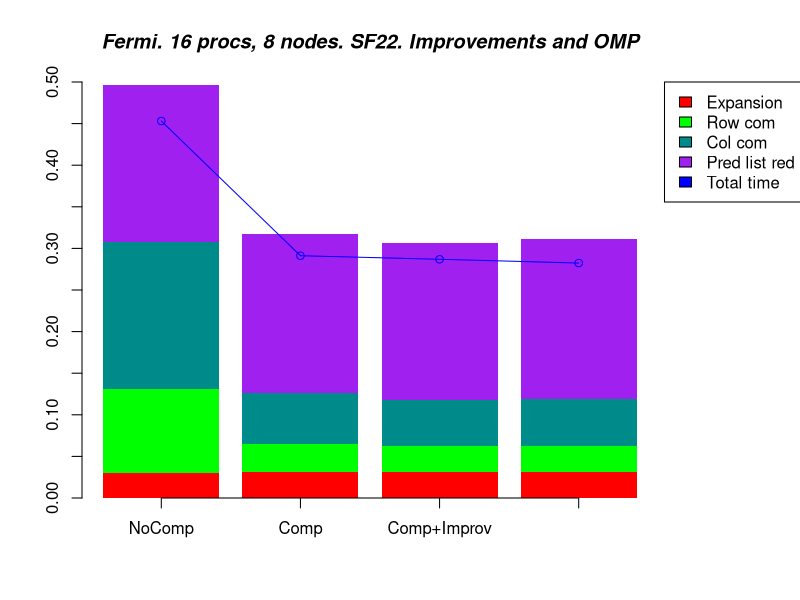

This chart was generated by the following R code:
# Variable definition for file slurm-2792.out


id__2792__SCALE=22
id__2792__edgefactor=16
id__2792__NBFS=64
id__2792__graph_generation=6.316e+00
id__2792__num_mpi_processes=16
id__2792__gpus_per_process=1
id__2792__total_gpus=16
id__2792__construction_time=6.794e+00
id__2792__min_time=4.182e-01
id__2792__firstquartile_time=4.396e-01
id__2792__median_time=4.510e-01
id__2792__thirdquartile_time=4.627e-01
id__2792__max_time=5.579e-01
id__2792__mean_time=4.531e-01
id__2792__stddev_time=2.197e-02
id__2792__min_nedge=6.711e+07
id__2792__firstquartile_nedge=6.711e+07
id__2792__median_nedge=6.711e+07
id__2792__thirdquartile_nedge=6.711e+07
id__2792__max_nedge=6.711e+07
id__2792__mean_nedge=6.711e+07
id__2792__min_TEPS=1.203e+08
id__2792__firstquartile_TEPS=1.450e+08
id__2792__median_TEPS=1.488e+08
id__2792__thirdquartile_TEPS=1.527e+08
id__2792__max_TEPS=1.605e+08
id__2792__harmonic_mean_TEPS=1.481e+08
id__2792__harmonic_stddev_TEPS=9.047e+05
id__2792__min_validation_time=1.2792e+00
id__2792__firstquartile_validation_time=1.745e+00
id__2792__median_validation_time=1.757e+00
id__2792__thirdquartile_validation_time=1.780e+00
id__2792__max_validation_time=2.041e+00
id__2792__mean_validation_time=1.776e+00
id__2792__stddev_validation_time=7.956e-02
id__2792__min_local_bfs_time=2.545e-02
id__2792__firstquartile_local_bfs_time=2.828e-02
id__2792__median_local_bfs_time=3.024e-02
id__2792__thirdquartile_local_bfs_time=3.106e-02
id__2792__max_local_bfs_time=3.276e-02
id__2792__mean_local_bfs_time=2.977e-02
id__2792__stddev_local_bfs_time=1.958e-03
id__2792__min_bfs_local_share=5.356e-02
id__2792__firstquartile_bfs_local_share=6.387e-02
id__2792__median_bfs_local_share=6.687e-02
id__2792__thirdquartile_bfs_local_share=6.948e-02
id__2792__max_bfs_local_share=7.578e-02
id__2792__harmonic_mean_bfs_local_share=6.536e-02
id__2792__harmonic_stddev_bfs_local_share=7.647e-04
id__2792__min_local_queue_time=2.903e-02
id__2792__firstquartile_local_queue_time=3.176e-02
id__2792__median_local_queue_time=3.242e-02
id__2792__thirdquartile_local_queue_time=3.299e-02
id__2792__max_local_queue_time=3.914e-02
id__2792__mean_local_queue_time=3.251e-02
id__2792__stddev_local_queue_time=1.400e-03
id__2792__min_queue_local_share=5.742e-02
id__2792__firstquartile_queue_local_share=6.952e-02
id__2792__median_queue_local_share=7.249e-02
id__2792__thirdquartile_queue_local_share=7.392e-02
id__2792__max_queue_local_share=8.400e-02
id__2792__harmonic_mean_queue_local_share=7.162e-02
id__2792__harmonic_stddev_queue_local_share=5.779e-04
id__2792__min_rest_time=3.543e-01
id__2792__firstquartile_rest_time=3.778e-01
id__2792__median_rest_time=3.901e-01
id__2792__thirdquartile_rest_time=3.988e-01
id__2792__max_rest_time=4.960e-01
id__2792__mean_rest_time=3.908e-01
id__2792__stddev_rest_time=2.253e-02
id__2792__min_rest_share=8.470e-01
id__2792__firstquartile_rest_share=8.557e-01
id__2792__median_rest_share=8.604e-01
id__2792__thirdquartile_rest_share=8.669e-01
id__2792__max_rest_share=8.890e-01
id__2792__harmonic_mean_rest_share=8.621e-01
id__2792__harmonic_stddev_rest_share=1.159e-03
id__2792__min_row_com_time=8.416e-02
id__2792__firstquartile_row_com_time=9.460e-02
id__2792__median_row_com_time=9.985e-02
id__2792__thirdquartile_row_com_time=1.046e-01
id__2792__max_row_com_time=1.427e-01
id__2792__mean_row_com_time=1.011e-01
id__2792__stddev_row_com_time=1.068e-02
id__2792__min_row_com_share=1.869e-01
id__2792__firstquartile_row_com_share=2.106e-01
id__2792__median_row_com_share=2.209e-01
id__2792__thirdquartile_row_com_share=2.376e-01
id__2792__max_row_com_share=2.928e-01
id__2792__harmonic_mean_row_com_share=2.216e-01
id__2792__harmonic_stddev_row_com_share=2.240e-03
id__2792__min_column_com_time=1.582e-01
id__2792__firstquartile_column_com_time=1.704e-01
id__2792__median_column_com_time=1.747e-01
id__2792__thirdquartile_column_com_time=1.833e-01
id__2792__max_column_com_time=2.104e-01
id__2792__mean_column_com_time=1.772e-01
id__2792__stddev_column_com_time=1.104e-02
id__2792__min_column_com_share=3.417e-01
id__2792__firstquartile_column_com_share=3.732e-01
id__2792__median_column_com_share=3.908e-01
id__2792__thirdquartile_column_com_share=4.086e-01
id__2792__max_column_com_share=4.505e-01
id__2792__harmonic_mean_column_com_share=3.902e-01
id__2792__harmonic_stddev_column_com_share=2.744e-03
id__2792__min_predecessor_list_reduction_time=1.537e-01
id__2792__firstquartile_predecessor_list_reduction_time=1.819e-01
id__2792__median_predecessor_list_reduction_time=1.883e-01
id__2792__thirdquartile_predecessor_list_reduction_time=1.910e-01
id__2792__max_predecessor_list_reduction_time=2.453e-01
id__2792__mean_predecessor_list_reduction_time=1.879e-01
id__2792__stddev_predecessor_list_reduction_time=1.341e-02
id__2792__min_predecessor_list_reduction_share=3.663e-01
id__2792__firstquartile_predecessor_list_reduction_share=4.036e-01
id__2792__median_predecessor_list_reduction_share=4.131e-01
id__2792__thirdquartile_predecessor_list_reduction_share=4.254e-01
id__2792__max_predecessor_list_reduction_share=4.626e-01
id__2792__harmonic_mean_predecessor_list_reduction_share=4.137e-01
id__2792__harmonic_stddev_predecessor_list_reduction_share=2.468e-03

# Variable definition for file slurm-2791.out


id__2791__SCALE=22
id__2791__edgefactor=16
id__2791__NBFS=64
id__2791__graph_generation=6.334e+00
id__2791__num_mpi_processes=16
id__2791__gpus_per_process=1
id__2791__total_gpus=16
id__2791__construction_time=6.771e+00
id__2791__min_time=2.504e-01
id__2791__firstquartile_time=2.794e-01
id__2791__median_time=2.885e-01
id__2791__thirdquartile_time=3.048e-01
id__2791__max_time=3.207e-01
id__2791__mean_time=2.912e-01
id__2791__stddev_time=1.587e-02
id__2791__min_nedge=6.711e+07
id__2791__firstquartile_nedge=6.711e+07
id__2791__median_nedge=6.711e+07
id__2791__thirdquartile_nedge=6.711e+07
id__2791__max_nedge=6.711e+07
id__2791__mean_nedge=6.711e+07
id__2791__min_TEPS=2.093e+08
id__2791__firstquartile_TEPS=2.202e+08
id__2791__median_TEPS=2.326e+08
id__2791__thirdquartile_TEPS=2.402e+08
id__2791__max_TEPS=2.680e+08
id__2791__harmonic_mean_TEPS=2.304e+08
id__2791__harmonic_stddev_TEPS=1.582e+06
id__2791__min_validation_time=1.543e+00
id__2791__firstquartile_validation_time=1.740e+00
id__2791__median_validation_time=1.753e+00
id__2791__thirdquartile_validation_time=1.767e+00
id__2791__max_validation_time=2.161e+00
id__2791__mean_validation_time=1.759e+00
id__2791__stddev_validation_time=7.893e-02
id__2791__min_local_bfs_time=2.811e-02
id__2791__firstquartile_local_bfs_time=3.010e-02
id__2791__median_local_bfs_time=3.056e-02
id__2791__thirdquartile_local_bfs_time=3.134e-02
id__2791__max_local_bfs_time=3.297e-02
id__2791__mean_local_bfs_time=3.068e-02
id__2791__stddev_local_bfs_time=8.468e-04
id__2791__min_bfs_local_share=9.409e-02
id__2791__firstquartile_bfs_local_share=1.024e-01
id__2791__median_bfs_local_share=1.047e-01
id__2791__thirdquartile_bfs_local_share=1.095e-01
id__2791__max_bfs_local_share=1.195e-01
id__2791__harmonic_mean_bfs_local_share=1.053e-01
id__2791__harmonic_stddev_bfs_local_share=7.050e-04
id__2791__min_local_queue_time=3.243e-02
id__2791__firstquartile_local_queue_time=3.530e-02
id__2791__median_local_queue_time=3.662e-02
id__2791__thirdquartile_local_queue_time=3.729e-02
id__2791__max_local_queue_time=3.917e-02
id__2791__mean_local_queue_time=3.625e-02
id__2791__stddev_local_queue_time=1.543e-03
id__2791__min_queue_local_share=1.073e-01
id__2791__firstquartile_queue_local_share=1.197e-01
id__2791__median_queue_local_share=1.244e-01
id__2791__thirdquartile_queue_local_share=1.299e-01
id__2791__max_queue_local_share=1.396e-01
id__2791__harmonic_mean_queue_local_share=1.244e-01
id__2791__harmonic_stddev_queue_local_share=8.726e-04
id__2791__min_rest_time=1.881e-01
id__2791__firstquartile_rest_time=2.128e-01
id__2791__median_rest_time=2.224e-01
id__2791__thirdquartile_rest_time=2.361e-01
id__2791__max_rest_time=2.520e-01
id__2791__mean_rest_time=2.243e-01
id__2791__stddev_rest_time=1.516e-02
id__2791__min_rest_share=7.440e-01
id__2791__firstquartile_rest_share=7.612e-01
id__2791__median_rest_share=7.706e-01
id__2791__thirdquartile_rest_share=7.793e-01
id__2791__max_rest_share=7.972e-01
id__2791__harmonic_mean_rest_share=7.695e-01
id__2791__harmonic_stddev_rest_share=1.487e-03
id__2791__min_row_com_time=2.680e-02
id__2791__firstquartile_row_com_time=3.130e-02
id__2791__median_row_com_time=3.344e-02
id__2791__thirdquartile_row_com_time=3.593e-02
id__2791__max_row_com_time=5.219e-02
id__2791__mean_row_com_time=3.397e-02
id__2791__stddev_row_com_time=4.176e-03
id__2791__min_row_com_share=9.288e-02
id__2791__firstquartile_row_com_share=1.096e-01
id__2791__median_row_com_share=1.143e-01
id__2791__thirdquartile_row_com_share=1.222e-01
id__2791__max_row_com_share=1.652e-01
id__2791__harmonic_mean_row_com_share=1.154e-01
id__2791__harmonic_stddev_row_com_share=1.3629e-03
id__2791__min_column_com_time=5.693e-02
id__2791__firstquartile_column_com_time=5.958e-02
id__2791__median_column_com_time=6.161e-02
id__2791__thirdquartile_column_com_time=6.281e-02
id__2791__max_column_com_time=8.156e-02
id__2791__mean_column_com_time=6.196e-02
id__2791__stddev_column_com_time=3.836e-03
id__2791__min_column_com_share=1.917e-01
id__2791__firstquartile_column_com_share=2.014e-01
id__2791__median_column_com_share=2.093e-01
id__2791__thirdquartile_column_com_share=2.213e-01
id__2791__max_column_com_share=2.581e-01
id__2791__harmonic_mean_column_com_share=2.122e-01
id__2791__harmonic_stddev_column_com_share=1.885e-03
id__2791__min_predecessor_list_reduction_time=1.652e-01
id__2791__firstquartile_predecessor_list_reduction_time=1.813e-01
id__2791__median_predecessor_list_reduction_time=1.901e-01
id__2791__thirdquartile_predecessor_list_reduction_time=1.939e-01
id__2791__max_predecessor_list_reduction_time=2.394e-01
id__2791__mean_predecessor_list_reduction_time=1.910e-01
id__2791__stddev_predecessor_list_reduction_time=1.297e-02
id__2791__min_predecessor_list_reduction_share=5.662e-01
id__2791__firstquartile_predecessor_list_reduction_share=6.227e-01
id__2791__median_predecessor_list_reduction_share=6.338e-01
id__2791__thirdquartile_predecessor_list_reduction_share=6.831e-01
id__2791__max_predecessor_list_reduction_share=8.496e-01
id__2791__harmonic_mean_predecessor_list_reduction_share=6.535e-01
id__2791__harmonic_stddev_predecessor_list_reduction_share=6.268e-03





id__3628__SCALE=22
id__3628__edgefactor=16
id__3628__NBFS=64
id__3628__graph_generation=2.055e+00
id__3628__num_mpi_processes=16
id__3628__gpus_per_process=1
id__3628__total_gpus=16
id__3628__construction_time=6.792e+00
id__3628__min_time=2.535e-01
id__3628__firstquartile_time=2.786e-01
id__3628__median_time=2.895e-01
id__3628__thirdquartile_time=2.960e-01
id__3628__max_time=3.135e-01
id__3628__mean_time=2.869e-01
id__3628__stddev_time=1.267e-02
id__3628__min_nedge=6.711e+07
id__3628__firstquartile_nedge=6.711e+07
id__3628__median_nedge=6.711e+07
id__3628__thirdquartile_nedge=6.711e+07
id__3628__max_nedge=6.711e+07
id__3628__mean_nedge=6.711e+07
id__3628__min_TEPS=2.141e+08
id__3628__firstquartile_TEPS=2.268e+08
id__3628__median_TEPS=2.318e+08
id__3628__thirdquartile_TEPS=2.409e+08
id__3628__max_TEPS=2.647e+08
id__3628__harmonic_mean_TEPS=2.339e+08
id__3628__harmonic_stddev_TEPS=1.301e+06
id__3628__min_validation_time=1.465e+00
id__3628__firstquartile_validation_time=1.633e+00
id__3628__median_validation_time=1.646e+00
id__3628__thirdquartile_validation_time=1.662e+00
id__3628__max_validation_time=1.891e+00
id__3628__mean_validation_time=1.653e+00
id__3628__stddev_validation_time=6.409e-02
id__3628__min_local_bfs_time=2.800e-02
id__3628__firstquartile_local_bfs_time=3.008e-02
id__3628__median_local_bfs_time=3.065e-02
id__3628__thirdquartile_local_bfs_time=3.134e-02
id__3628__max_local_bfs_time=3.263e-02
id__3628__mean_local_bfs_time=3.072e-02
id__3628__stddev_local_bfs_time=9.767e-04
id__3628__min_bfs_local_share=9.797e-02
id__3628__firstquartile_bfs_local_share=1.029e-01
id__3628__median_bfs_local_share=1.069e-01
id__3628__thirdquartile_bfs_local_share=1.104e-01
id__3628__max_bfs_local_share=1.209e-01
id__3628__harmonic_mean_bfs_local_share=1.070e-01
id__3628__harmonic_stddev_bfs_local_share=6.959e-04
id__3628__min_local_queue_time=3.195e-02
id__3628__firstquartile_local_queue_time=3.406e-02
id__3628__median_local_queue_time=3.606e-02
id__3628__thirdquartile_local_queue_time=3.711e-02
id__3628__max_local_queue_time=3.863e-02
id__3628__mean_local_queue_time=3.566e-02
id__3628__stddev_local_queue_time=1.752e-03
id__3628__min_queue_local_share=1.082e-01
id__3628__firstquartile_queue_local_share=1.189e-01
id__3628__median_queue_local_share=1.251e-01
id__3628__thirdquartile_queue_local_share=1.301e-01
id__3628__max_queue_local_share=1.467e-01
id__3628__harmonic_mean_queue_local_share=1.240e-01
id__3628__harmonic_stddev_queue_local_share=1.031e-03
id__3628__min_rest_time=1.874e-01
id__3628__firstquartile_rest_time=2.133e-01
id__3628__median_rest_time=2.223e-01
id__3628__thirdquartile_rest_time=2.293e-01
id__3628__max_rest_time=2.447e-01
id__3628__mean_rest_time=2.205e-01
id__3628__stddev_rest_time=1.271e-02
id__3628__min_rest_share=7.334e-01
id__3628__firstquartile_rest_share=7.598e-01
id__3628__median_rest_share=7.684e-01
id__3628__thirdquartile_rest_share=7.766e-01
id__3628__max_rest_share=7.910e-01
id__3628__harmonic_mean_rest_share=7.680e-01
id__3628__harmonic_stddev_rest_share=1.647e-03
id__3628__min_row_com_time=2.654e-02
id__3628__firstquartile_row_com_time=3.054e-02
id__3628__median_row_com_time=3.160e-02
id__3628__thirdquartile_row_com_time=3.295e-02
id__3628__max_row_com_time=3.841e-02
id__3628__mean_row_com_time=3.186e-02
id__3628__stddev_row_com_time=2.285e-03
id__3628__min_row_com_share=9.447e-02
id__3628__firstquartile_row_com_share=1.040e-01
id__3628__median_row_com_share=1.102e-01
id__3628__thirdquartile_row_com_share=1.166e-01
id__3628__max_row_com_share=1.354e-01
id__3628__harmonic_mean_row_com_share=1.105e-01
id__3628__harmonic_stddev_row_com_share=1.117e-03
id__3628__min_column_com_time=5.044e-02
id__3628__firstquartile_column_com_time=5.368e-02
id__3628__median_column_com_time=5.582e-02
id__3628__thirdquartile_column_com_time=5.723e-02
id__3628__max_column_com_time=6.283e-02
id__3628__mean_column_com_time=5.566e-02
id__3628__stddev_column_com_time=2.647e-03
id__3628__min_column_com_share=1.756e-01
id__3628__firstquartile_column_com_share=1.874e-01
id__3628__median_column_com_share=1.934e-01
id__3628__thirdquartile_column_com_share=1.996e-01
id__3628__max_column_com_share=2.238e-01
id__3628__harmonic_mean_column_com_share=1.937e-01
id__3628__harmonic_stddev_column_com_share=1.394e-03
id__3628__min_predecessor_list_reduction_time=1.693e-01
id__3628__firstquartile_predecessor_list_reduction_time=1.850e-01
id__3628__median_predecessor_list_reduction_time=1.907e-01
id__3628__thirdquartile_predecessor_list_reduction_time=1.939e-01
id__3628__max_predecessor_list_reduction_time=2.012e-01
id__3628__mean_predecessor_list_reduction_time=1.885e-01
id__3628__stddev_predecessor_list_reduction_time=7.271e-03
id__3628__min_predecessor_list_reduction_share=6.129e-01
id__3628__firstquartile_predecessor_list_reduction_share=6.418e-01
id__3628__median_predecessor_list_reduction_share=6.485e-01
id__3628__thirdquartile_predecessor_list_reduction_share=6.636e-01
id__3628__max_predecessor_list_reduction_share=7.522e-01
id__3628__harmonic_mean_predecessor_list_reduction_share=6.566e-01
id__3628__harmonic_stddev_predecessor_list_reduction_share=3.523e-03

# Variable definition for file slurm-3629.out


id__3629__SCALE=22
id__3629__edgefactor=16
id__3629__NBFS=64
id__3629__graph_generation=2.086e+00
id__3629__num_mpi_processes=16
id__3629__gpus_per_process=1
id__3629__total_gpus=16
id__3629__construction_time=7.196e+00
id__3629__min_time=2.353e-01
id__3629__firstquartile_time=2.655e-01
id__3629__median_time=2.893e-01
id__3629__thirdquartile_time=2.976e-01
id__3629__max_time=3.135e-01
id__3629__mean_time=2.824e-01
id__3629__stddev_time=1.934e-02
id__3629__min_nedge=6.711e+07
id__3629__firstquartile_nedge=6.711e+07
id__3629__median_nedge=6.711e+07
id__3629__thirdquartile_nedge=6.711e+07
id__3629__max_nedge=6.711e+07
id__3629__mean_nedge=6.711e+07
id__3629__min_TEPS=2.140e+08
id__3629__firstquartile_TEPS=2.255e+08
id__3629__median_TEPS=2.319e+08
id__3629__thirdquartile_TEPS=2.528e+08
id__3629__max_TEPS=2.852e+08
id__3629__harmonic_mean_TEPS=2.376e+08
id__3629__harmonic_stddev_TEPS=2.050e+06
id__3629__min_validation_time=1.420e+00
id__3629__firstquartile_validation_time=1.600e+00
id__3629__median_validation_time=1.613e+00
id__3629__thirdquartile_validation_time=1.629e+00
id__3629__max_validation_time=1.892e+00
id__3629__mean_validation_time=1.617e+00
id__3629__stddev_validation_time=6.515e-02
id__3629__min_local_bfs_time=2.899e-02
id__3629__firstquartile_local_bfs_time=3.017e-02
id__3629__median_local_bfs_time=3.063e-02
id__3629__thirdquartile_local_bfs_time=3.144e-02
id__3629__max_local_bfs_time=3.236e-02
id__3629__mean_local_bfs_time=3.073e-02
id__3629__stddev_local_bfs_time=8.657e-04
id__3629__min_bfs_local_share=9.692e-02
id__3629__firstquartile_bfs_local_share=1.036e-01
id__3629__median_bfs_local_share=1.075e-01
id__3629__thirdquartile_bfs_local_share=1.161e-01
id__3629__max_bfs_local_share=1.330e-01
id__3629__harmonic_mean_bfs_local_share=1.087e-01
id__3629__harmonic_stddev_bfs_local_share=1.006e-03
id__3629__min_local_queue_time=3.130e-02
id__3629__firstquartile_local_queue_time=3.450e-02
id__3629__median_local_queue_time=3.590e-02
id__3629__thirdquartile_local_queue_time=3.707e-02
id__3629__max_local_queue_time=3.930e-02
id__3629__mean_local_queue_time=3.570e-02
id__3629__stddev_local_queue_time=1.836e-03
id__3629__min_queue_local_share=1.102e-01
id__3629__firstquartile_queue_local_share=1.211e-01
id__3629__median_queue_local_share=1.250e-01
id__3629__thirdquartile_queue_local_share=1.329e-01
id__3629__max_queue_local_share=1.582e-01
id__3629__harmonic_mean_queue_local_share=1.262e-01
id__3629__harmonic_stddev_queue_local_share=1.212e-03
id__3629__min_rest_time=1.670e-01
id__3629__firstquartile_rest_time=2.006e-01
id__3629__median_rest_time=2.227e-01
id__3629__thirdquartile_rest_time=2.294e-01
id__3629__max_rest_time=2.460e-01
id__3629__mean_rest_time=2.160e-01
id__3629__stddev_rest_time=1.908e-02
id__3629__min_rest_share=7.098e-01
id__3629__firstquartile_rest_share=7.513e-01
id__3629__median_rest_share=7.670e-01
id__3629__thirdquartile_rest_share=7.763e-01
id__3629__max_rest_share=7.917e-01
id__3629__harmonic_mean_rest_share=7.633e-01
id__3629__harmonic_stddev_rest_share=2.295e-03
id__3629__min_row_com_time=2.511e-02
id__3629__firstquartile_row_com_time=3.006e-02
id__3629__median_row_com_time=3.090e-02
id__3629__thirdquartile_row_com_time=3.365e-02
id__3629__max_row_com_time=4.930e-02
id__3629__mean_row_com_time=3.181e-02
id__3629__stddev_row_com_time=3.840e-03
id__3629__min_row_com_share=9.211e-02
id__3629__firstquartile_row_com_share=1.028e-01
id__3629__median_row_com_share=1.106e-01
id__3629__thirdquartile_row_com_share=1.204e-01
id__3629__max_row_com_share=1.863e-01
id__3629__harmonic_mean_row_com_share=1.113e-01
id__3629__harmonic_stddev_row_com_share=1.647e-03
id__3629__min_column_com_time=5.226e-02
id__3629__firstquartile_column_com_time=5.444e-02
id__3629__median_column_com_time=5.597e-02
id__3629__thirdquartile_column_com_time=5.845e-02
id__3629__max_column_com_time=8.078e-02
id__3629__mean_column_com_time=5.693e-02
id__3629__stddev_column_com_time=4.337e-03
id__3629__min_column_com_share=1.780e-01
id__3629__firstquartile_column_com_share=1.870e-01
id__3629__median_column_com_share=1.979e-01
id__3629__thirdquartile_column_com_share=2.151e-01
id__3629__max_column_com_share=3.206e-01
id__3629__harmonic_mean_column_com_share=2.007e-01
id__3629__harmonic_stddev_column_com_share=2.285e-03
id__3629__min_predecessor_list_reduction_time=1.594e-01
id__3629__firstquartile_predecessor_list_reduction_time=1.848e-01
id__3629__median_predecessor_list_reduction_time=1.917e-01
id__3629__thirdquartile_predecessor_list_reduction_time=1.963e-01
id__3629__max_predecessor_list_reduction_time=2.345e-01
id__3629__mean_predecessor_list_reduction_time=1.914e-01
id__3629__stddev_predecessor_list_reduction_time=1.257e-02
id__3629__min_predecessor_list_reduction_share=6.039e-01
id__3629__firstquartile_predecessor_list_reduction_share=6.398e-01
id__3629__median_predecessor_list_reduction_share=6.584e-01
id__3629__thirdquartile_predecessor_list_reduction_share=7.030e-01
id__3629__max_predecessor_list_reduction_share=9.308e-01
id__3629__harmonic_mean_predecessor_list_reduction_share=6.754e-01
id__3629__harmonic_stddev_predecessor_list_reduction_share=6.821e-03





# Main Plot Code

require(grDevices)



ccols<-function(n){
  res<-c('red', 'green', 'darkcyan','purple', 'blue')
  return(res)
}

ids <- c(2792,2791,3628,3629)

tasks_list <- c(16,16,16,16)

matriz <- matrix(c(get(paste('id__',2792,'__','mean_local_bfs_time',sep='')), get(paste('id__',2791,'__','mean_local_bfs_time',sep='')), get(paste('id__',3628,'__','mean_local_bfs_time',sep='')), get(paste('id__',3629,'__','mean_local_bfs_time',sep='')), get(paste('id__',2792,'__','mean_row_com_time',sep='')), get(paste('id__',2791,'__','mean_row_com_time',sep='')), get(paste('id__',3628,'__','mean_row_com_time',sep='')), get(paste('id__',3629,'__','mean_row_com_time',sep='')), get(paste('id__',2792,'__','mean_column_com_time',sep='')), get(paste('id__',2791,'__','mean_column_com_time',sep='')), get(paste('id__',3628,'__','mean_column_com_time',sep='')), get(paste('id__',3629,'__','mean_column_com_time',sep='')), get(paste('id__',2792,'__','mean_predecessor_list_reduction_time',sep='')), get(paste('id__',2791,'__','mean_predecessor_list_reduction_time',sep='')), get(paste('id__',3628,'__','mean_predecessor_list_reduction_time',sep='')), get(paste('id__',3629,'__','mean_predecessor_list_reduction_time',sep=''))), nrow = , ncol = 4, byrow = TRUE,         dimnames = list(c('mean_local_bfs_time','mean_row_com_time','mean_column_com_time','mean_predecessor_list_reduction_time'),         c("NoComp","Comp","Comp+Improv","Comp-Improv+OMP")))

totals<-c(get(paste('id__',2792,'__','mean_time',sep='')), get(paste('id__',2791,'__','mean_time',sep='')), get(paste('id__',3628,'__','mean_time',sep='')), get(paste('id__',3629,'__','mean_time',sep='')))

par(xpd = TRUE, mar = c(5.1, 4.1, 4.1, 7.1))
bp <-  barplot(matriz, axes = FALSE, axisnames = FALSE, ylim = c(0, 0.50),
               main = '', border = NA,
               col = ccols(4))
axis(1, at = barplot(matriz, plot = FALSE), labels = c("NoComp","Comp","Comp+Improv","Comp-Improv+OMP"))
axis(2, seq(0, 0.50, 0.05),main='time (seconds)', cex.axis=1)
legend('topright', inset = c(-0.25, 0), fill = ccols(length(rownames(matriz))),
       legend = c('Expansion','Row com' ,'Col com','Pred list red' ,'Total time'))

points(x=bp, y=totals, col="blue")
lines(x=bp, y=totals, col="blue")

title(main = 'Fermi. 16 procs, 8 nodes. SF22. Improvements and OMP', font.main = 4)

